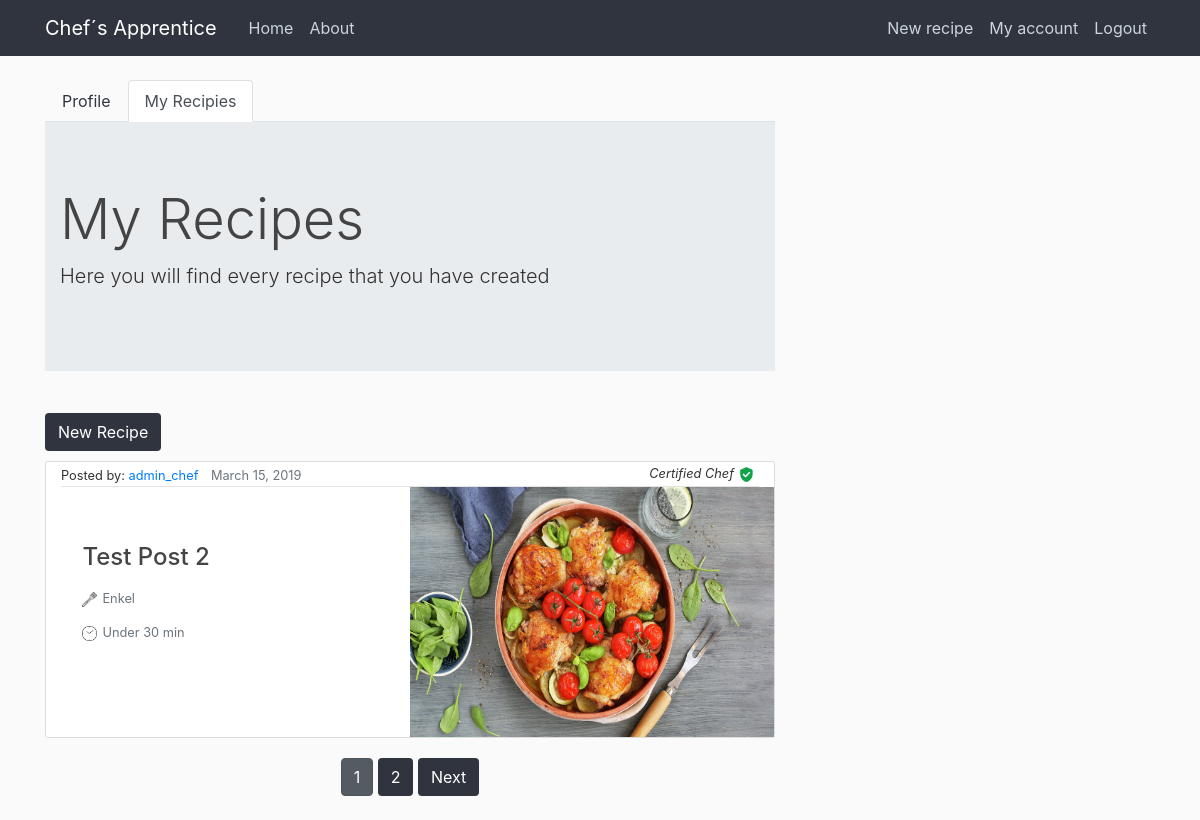
The page /myrecipes/ (signed in) on the database its author committed.
### chefs_apprentice/models.py (models this page shows, shortened)
class Recipe(models.Model):
    title = models.CharField(max_length=100)  # tenkt samme som tilhørende post
    ingredients = models.ManyToManyField(ChosenIngredient, blank=True, related_name='+')  # liste av ingrediensobjekter
    description = models.TextField()  # tenkt sammen med content i post
    date_posted = models.DateTimeField(
        default=timezone.now)  # DateTimeField(auto_now=True) ville satt datoen til akkurat nå
    author = models.ForeignKey(User,
                               on_delete=models.CASCADE)  # on_delete=models.CASCADE sier at hvis brukeren blir slettet vil postene også bli slettet
    image = models.ImageField(default='default.jpg', upload_to='food_pics')
    visible = models.BooleanField(default=True)
    NIVA = (
        ('E', 'Enkel'),
        ('M', 'Middels'),
        ('V', 'Vanskelig'),
    )
    TID = (
        ('L', 'Under 30 min'),
        ('M', 'Ca. 30-60 min'),
        ('S', 'Over 1 time'),
    )
    tid = models.CharField(default='L', max_length=1, choices=TID)
    niva = models.CharField(default='E', max_length=1, choices=NIVA)

### chefs_apprentice/views.py (the view)
# urls.py: path('myrecipes/', views.myrecipes, name="myrecipes"),
def myrecipes(request):
    queryset = Recipe.objects.all().order_by("-date_posted")  # sorter etter sist opprettet
    paginator = Paginator(queryset, 3)  # Show 3 contacts per page
    page = request.GET.get('page')  # pagination hvis det er flere sider
    queryset = paginator.get_page(page)
    context = {
        'recipies': queryset
    }
    return render(request, 'chefs_apprentice/myrecipes.html', context)

### chefs_apprentice/templates/chefs_apprentice/myrecipes.html (shortened to what this page needs)
{% extends "chefs_apprentice/base.html" %}
{% block content%}
<ul class="nav nav-tabs">
  <li class="nav-item"><a class="nav-link" href="{%url 'profile' %}">Profile</a></li>
  <li class="nav-item"><a class="nav-link active"  href="#">My Recipies</a></li>
</ul>
<div class="jumbotron jumbotron-fluid">
  <div class="container">
    <h1 class="display-4">My Recipes</h1>
    <p class="lead">Here you will find every recipe that you have created</p>
  </div>
</div>
<a id="new-recipe" class="btn btn-mr-sm-2" href="{% url 'recipe-create' %}">New Recipe</a>
  {% for recipe in recipies %}
    {% if request.user == recipe.author %}
      <article class="media recipe-section">
        <div class="container">
          <div class="article-metadata">
            <small>Posted by: <a class="mr-2" href="profile">{{ recipe.author }}</a></small>
            <small class="text-muted">{{ recipe.date_posted|date:"F d, Y" }}</small>
            <small class="certification">{% if recipe.author.is_staff %}<i>Certified Chef</i><img class="verified" id="certified" src="../static/chefs_apprentice/verified.png" alt="#">{% endif %}</small>
          </div>
          <div class="row">
            <div class="col-sm pt-5">
                <h2><a class="article-title" href="{%url 'view_recipe' recipetitle=recipe.title pk=recipe.pk%}">{{ recipe.title }}</a></h2>
                <small class="article-content text-muted"><img class="verified" src="../static/chefs_apprentice/spatula.png" alt="#">Enkel</small>
                <small class="article-content text-muted"><img class="verified" src="../static/chefs_apprentice/time.png" alt="#">Under 30 min</small>
            </div>
            <div class="col-sm">
              <img class="food_image" src="{{ recipe.image.url }}" alt="#">
            </div>
          </div>
        </div>
      </article>
    {% endif %}
  {% endfor  %}
  <div class="pagination">
    <span class="step-links">
        {% for num in recipies.paginator.page_range %}
          {% if recipies.number == num %}
            <a class="btn btn-secondary active mb-4" href="?page={{ num }}&q={{ request.GET.q }}">{{ num }}</a>
          {% elif num > recipies.number|add:'-3' and num < recipies.number|add:'3' %}
            <a class="btn btn-rounded-info mb-4" href="?page={{ num }}">{{ num }}</a>
          {% endif %}
        {% endfor %}
        {% if recipies.has_next %}
            <a class="btn btn-rounded-info mb-4" href="?page={{ recipies.next_page_number }}&q={{ request.GET.q }}">Next</a>
        {% endif %}
    </span>
</div>
{% endblock content %}

### chefs_apprentice/static/chefs_apprentice/main.css (style rules this page uses)
body { background: #fafafa; color: #333333; margin-top: 5rem; }
h1, h2, h3, h4, h5, h6 { color: #444444; }
ul { margin: 0; }
.recipe-section { background: #ffffff; padding: 0; border: 1px solid #dddddd; border-radius: 3px; margin-bottom: 20px; }
.article-title { color: #444444; font-size: 1.5rem; justify-content: center; margin-left: 10%; margin-right: 10px; text-align: justify; }
.col-sm { margin: 0; padding: 0; }
.article-content { white-space: pre-line; display: block; justify-content: center; margin: 15px 10%; margin-left: 10%; }
.article-metadata { padding-bottom: 0; margin-bottom: 0; border-bottom: 1px solid #e3e3e3 }
.btn { background-color: #2F343F; color: white; }
.food_image { height: 250px; width: 100%; float: right; padding: 0; margin: 0; }
.certification { float: right; margin-top: 2px; }
#certified { margin-left: 5px; }
.nav-link { color: #2F343F; }
.verified { height: 15px; width: 15px; margin-right: 5px; }
#new-recipe { margin: 10px 10px 10px 0; }
.step-links { margin: auto; }

### rows shown on the page
Recipe: author "admin_chef", date_posted "March 15, 2019", title "Test Post 2", image (picture)

### other values the page prints
{{ num }} "1"
{{ num }} "2"
